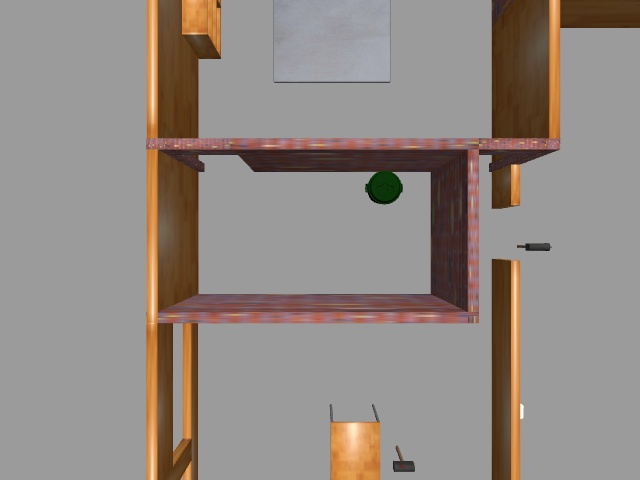
#> input picture _overhead_camera_overhead_camera4_image_raw.jpg, 640 x 480 px, found by its file name
$ python DepthMapandOccGrid.py   (older library calls are emulated)
#> lines starting #> are read from the running program, lines starting #| are printed output that depends on the picture; after the words box and inside, x2 and y2 are one past the last pixel; in counts of white or black regions, pixels touching at a corner belong together
import cv2
import numpy as np
import matplotlib.pyplot as plt

def calculate_focal_length(sensor_width, fov_degrees):
    fov_radians = np.deg2rad(fov_degrees)
    focal_length = sensor_width / (2 * np.tan(fov_radians / 2))
    return focal_length

def stereo_rectification(left_image_path, right_image_path,
                         left_camera_matrix, right_camera_matrix,
                         left_dist_coeffs, right_dist_coeffs,
                         R, T):
    # Load the stereo images
    left_img = cv2.imread(left_image_path, cv2.IMREAD_GRAYSCALE)
    right_img = cv2.imread(right_image_path, cv2.IMREAD_GRAYSCALE)

    # Get the size of the images
    image_size = left_img.shape[:2][::-1]  # width and height

    # Stereo rectification
    rectify_scale = 1  # 0 for cropped, 1 for full
    R1, R2, P1, P2, Q, _, _ = cv2.stereoRectify(
        left_camera_matrix, left_dist_coeffs,
        right_camera_matrix, right_dist_coeffs,
        image_size, R, T, alpha=rectify_scale
    )

    # Compute the rectification maps
    left_map1, left_map2 = cv2.initUndistortRectifyMap(
        left_camera_matrix, left_dist_coeffs, R1, P1, image_size, cv2.CV_16SC2
    )
    right_map1, right_map2 = cv2.initUndistortRectifyMap(
        right_camera_matrix, right_dist_coeffs, R2, P2, image_size, cv2.CV_16SC2
    )

    # Apply the rectification maps
    left_rectified = cv2.remap(left_img, left_map1, left_map2, cv2.INTER_LINEAR)
    right_rectified = cv2.remap(right_img, right_map1, right_map2, cv2.INTER_LINEAR)

    return left_rectified, right_rectified, Q

def compute_depth_map(left_rectified, right_rectified, Q, far_disparity_value=0):
    # Improve stereo matching with StereoSGBM
    window_size = 5
    min_disp = 0
    num_disp = 16 * 10  # Must be divisible by 16

    stereo = cv2.StereoSGBM_create(
        minDisparity=min_disp,
        numDisparities=num_disp,
        blockSize=5,
        P1=8 * 3 * window_size ** 2,
        P2=32 * 3 * window_size ** 2,
        disp12MaxDiff=1,
        uniquenessRatio=5,
        speckleWindowSize=200,
        speckleRange=2,
        preFilterCap=63,
        mode=cv2.STEREO_SGBM_MODE_SGBM_3WAY
    )

    # Compute disparity map
    disparity_map = stereo.compute(left_rectified, right_rectified).astype(np.float32) / 16.0

    # Apply a median blur to the disparity map
    disparity_map = cv2.medianBlur(disparity_map, 5)

    # Identify gray floor areas and set their disparity to far_disparity_value
    gray_mask = cv2.inRange(left_rectified, 154, 156)  # Adjust range based on floor color
    disparity_map[gray_mask == 255] = far_disparity_value

    # Convert disparity map to depth map using Q matrix
    points_3D = cv2.reprojectImageTo3D(disparity_map, Q)
    depth_map = points_3D[:, :, 2]

    # Normalize the depth map for visualization
    depth_map_visual = cv2.normalize(depth_map, None, 0, 255, cv2.NORM_MINMAX)
    depth_map_visual = np.uint8(depth_map_visual)

    return disparity_map, depth_map, depth_map_visual

# Example usage:
image_paths = {
    'C1': '/home/siddhant/Camera Images/_overhead_camera_overhead_camera1_image_raw.jpg',
    'C2': '/home/siddhant/Camera Images/_overhead_camera_overhead_camera2_image_raw.jpg',
    'C3': '/home/siddhant/Camera Images/_overhead_camera_overhead_camera4_image_raw.jpg',
    'C4': '/home/siddhant/Camera Images/_overhead_camera_overhead_camera3_image_raw.jpg'
}

# Example intrinsic parameters (camera matrices and distortion coefficients)
sensor_width = 640
sensor_height = 480
fov_degrees = 60

focal_length = calculate_focal_length(sensor_width, fov_degrees)
print(f"Focal Length: {focal_length} pixels")

# Set up Camera Projection Matrices
c_x, c_y = sensor_width / 2, sensor_height / 2
camera_matrix = np.array([[focal_length, 0, c_x], [0, focal_length, c_y], [0, 0, 1]], dtype=np.float64)
dist_coeffs = np.zeros((5, 1), dtype=np.float64)  # Assuming no distortion

# Example extrinsic parameters (rotation and translation between the cameras)
camera_positions = {
    'C1': np.array([-5, -2, 8], dtype=np.float64),
    'C2': np.array([-5, 3, 8], dtype=np.float64),
    'C3': np.array([1, -2, 8], dtype=np.float64),
    'C4': np.array([1, 3, 8], dtype=np.float64)
}

camera_rotations = {
    'C1': np.array([[1, 0, 0], [0, -1, 0], [0, 0, -1]], dtype=np.float64),
    'C2': np.array([[1, 0, 0], [0, -1, 0], [0, 0, -1]], dtype=np.float64),
    'C3': np.array([[1, 0, 0], [0, -1, 0], [0, 0, -1]], dtype=np.float64),
    'C4': np.array([[1, 0, 0], [0, -1, 0], [0, 0, -1]], dtype=np.float64)
}

# Define camera pairs
camera_pairs = [('C3', 'C2'), ('C3', 'C4'), ('C1', 'C3'), ('C2', 'C4')]

# Rectify and compute depth maps for each pair
depth_maps = []

# For each camera pair
for cam1, cam2 in camera_pairs:
    R1, R2 = camera_rotations[cam1], camera_rotations[cam2]
    t1, t2 = camera_positions[cam1], camera_positions[cam2]

    R_rel = R1 @ R2.T  # Note the order is swapped for correct relative rotation
    if cam1 == 'C3' and cam2 == 'C2':
        T_rel = np.array([0, 5, 0], dtype=np.float64)  # Manually set translation for C3-C2
    else:
        T_rel = np.abs(t2 - t1)  # Convert negative translation to positive

    left_rectified, right_rectified, Q = stereo_rectification(
        image_paths[cam1], image_paths[cam2],
        camera_matrix, camera_matrix,
        dist_coeffs, dist_coeffs,
        R_rel, T_rel
    )
#> in stereo_rectification, `left_img = cv2.imread(left_image_path, cv2.IMREAD_GRAYSCALE)`:
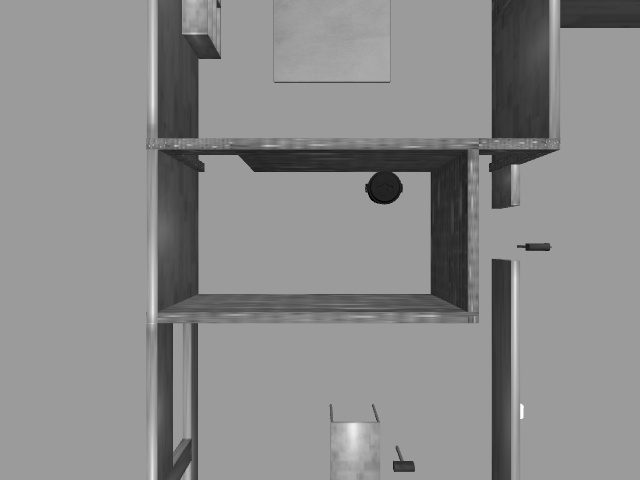
#> left_img: shape (480, 640); min 0, max 255, mean 139.6
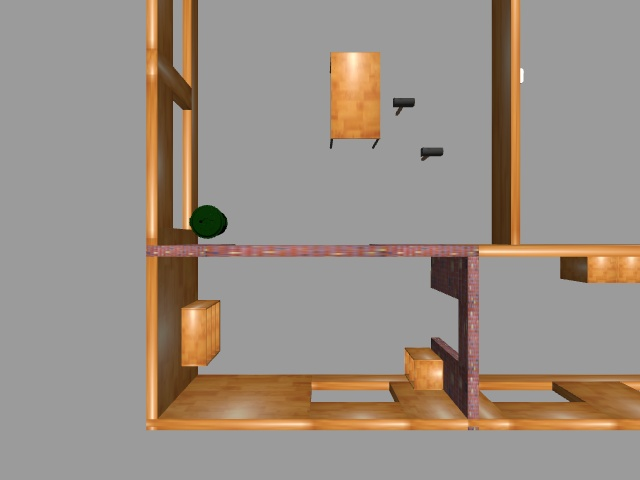
#> input picture _overhead_camera_overhead_camera2_image_raw.jpg, 640 x 480 px, found by its file name
#> in stereo_rectification, `right_img = cv2.imread(right_image_path, cv2.IMREAD_GRAYSCALE)`:
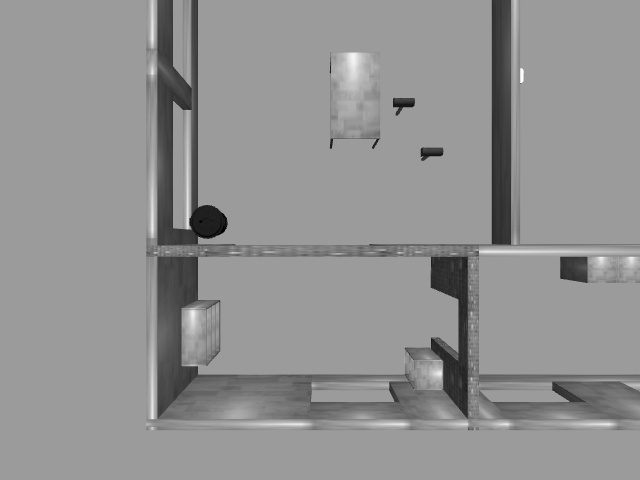
#> right_img: shape (480, 640); min 0, max 255, mean 146
#> Q = [[1, 0, 0, -320], [0, 1, 0, -240], [0, 0, 0, 554.3], [0, 0, -0.2, 0]]

    disparity_map, depth_map, depth_map_visual = compute_depth_map(left_rectified, right_rectified, Q)
#> in compute_depth_map, `gray_mask = cv2.inRange(left_rectified, 154, 156)`:
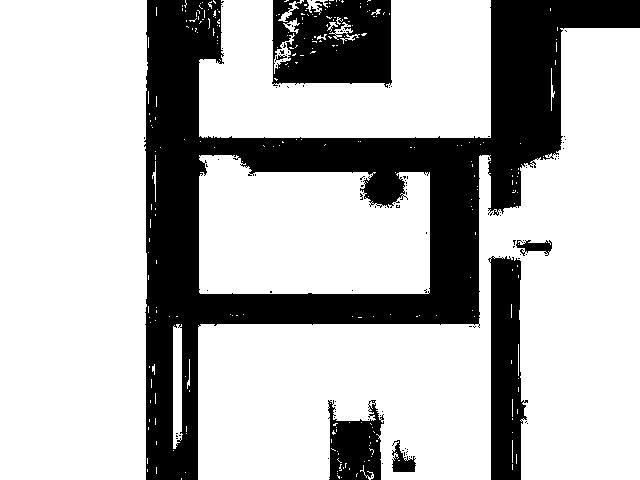
#> gray_mask: shape (480, 640); 72.8% white; 103 black regions (96 under 20 px), largest, box (x1, y1, x2, y2) and area: (144, 0, 640, 480) 64384, (272, 0, 392, 88) 8649, (488, 256, 528, 480) 6500
#> in compute_depth_map, `disparity_map[gray_mask == 255] = far_disparity_value`:
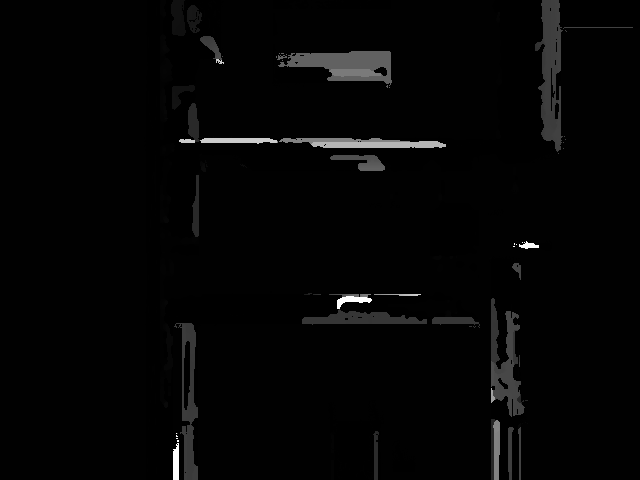
#> disparity_map: shape (480, 640) float32; min -1, max 159, mean 2.5; drawn with min black and max white
#> in compute_depth_map, `points_3D = cv2.reprojectImageTo3D(disparity_map, Q)`: points_3D: shape (480, 640, 3) float32; 77.86% of the values are NaN or infinite; the others: min -4926.7, max 2771.3, mean 624
#> in compute_depth_map, `depth_map = points_3D[:, :, 2]`:
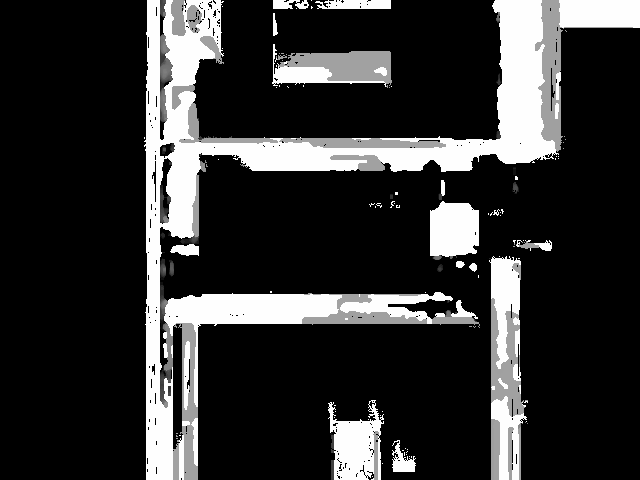
#> depth_map: shape (480, 640) float32; 77.86% of the values are NaN or infinite; the others: min -4926.7, max 2771.3, mean 1898.9; drawn with min black, max white, NaN and infinite black
#> in compute_depth_map, `depth_map_visual = cv2.normalize(depth_map, None, 0, 255, cv2.NORM_MIN..`: depth_map_visual: shape (480, 640) float32; 77.86% of the values are NaN or infinite; the others: min 0, max 0, mean 0
#> in compute_depth_map, `depth_map_visual = np.uint8(depth_map_visual)`: depth_map_visual: shape (480, 640); every value is 0
    depth_maps.append(depth_map)
#> pass 2 of the loop `for cam1, cam2 in camera_pairs:`:
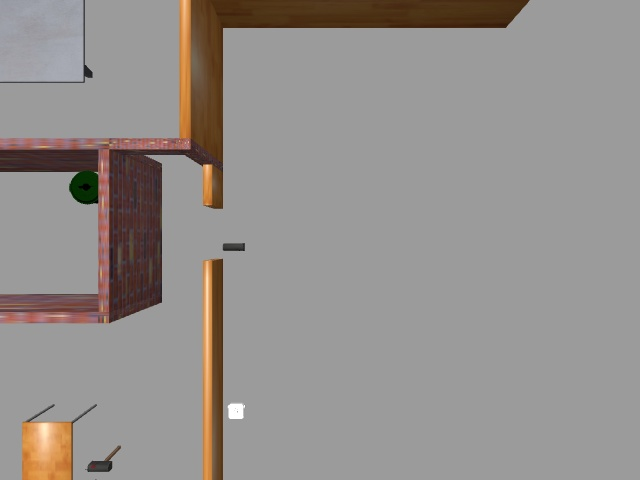
#> input picture _overhead_camera_overhead_camera3_image_raw.jpg, 640 x 480 px, found by its file name
#> in compute_depth_map (call 2), `disparity_map[gray_mask == 255] = far_disparity_value`:
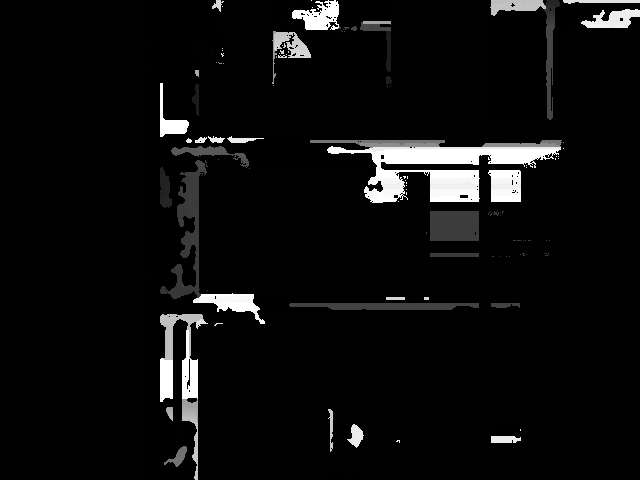
#> disparity_map: shape (480, 640) float32; min -1, max 159, mean 8.1; drawn with min black and max white
#> points_3D: shape (480, 640, 3) float32; 78.29% of the values are NaN or infinite; the others: min -4926.7, max 2771.3, mean 494.4
#> in compute_depth_map (call 2), `depth_map = points_3D[:, :, 2]`:
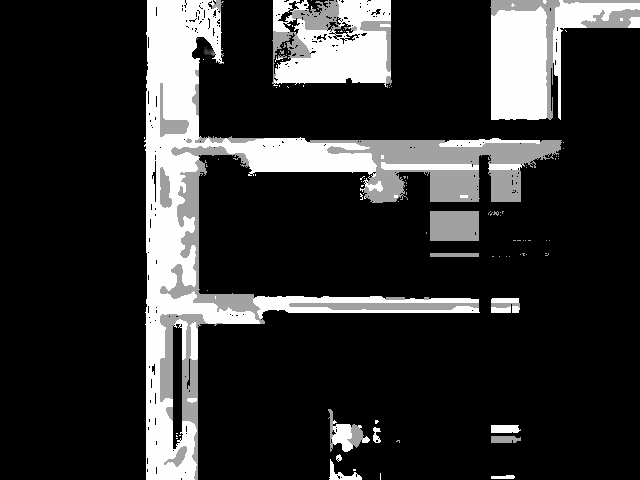
#> depth_map: shape (480, 640) float32; 78.29% of the values are NaN or infinite; the others: min -4926.7, max 2771.3, mean 1787.6; drawn with min black, max white, NaN and infinite black
#> pass 3 of the loop `for cam1, cam2 in camera_pairs:`:
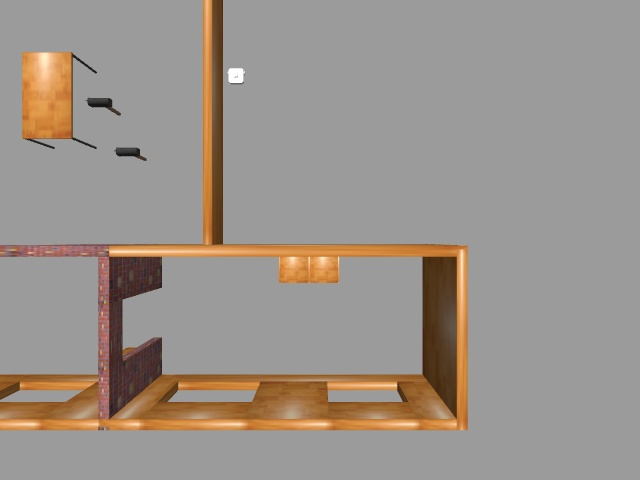
#> input picture _overhead_camera_overhead_camera1_image_raw.jpg, 640 x 480 px, found by its file name
#> `left_rectified, right_rectified, Q = stereo_rectification( image_paths..`: Q = [[1, 0, 0, -320], [0, 1, 0, -240], [0, 0, 0, 554.3], [0, 0, -0.167, 0]]
#> in compute_depth_map (call 3), `gray_mask = cv2.inRange(left_rectified, 154, 156)`:
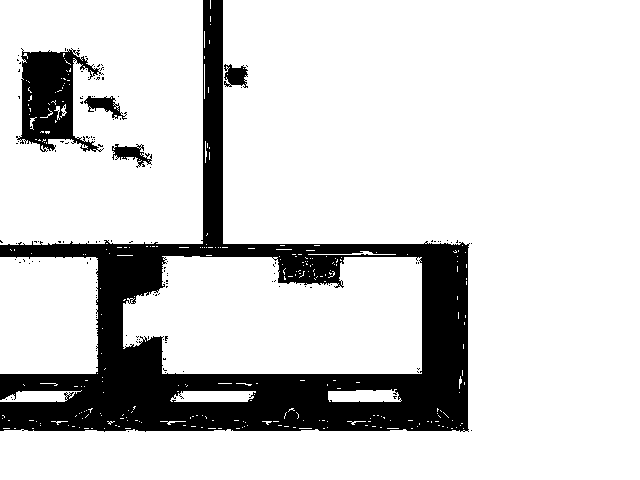
#> gray_mask: shape (480, 640); 82.7% white; 132 black regions (127 under 20 px), largest, box (x1, y1, x2, y2) and area: (0, 0, 470, 432) 46990, (16, 48, 104, 152) 4759, (112, 144, 152, 168) 430, (84, 96, 127, 120) 426, (224, 64, 248, 88) 384
#> points_3D: shape (480, 640, 3) float32; 82.74% of the values are NaN or infinite; the others: min -5912.1, max 3325.5, mean 660.1
#> in compute_depth_map (call 3), `depth_map = points_3D[:, :, 2]`:
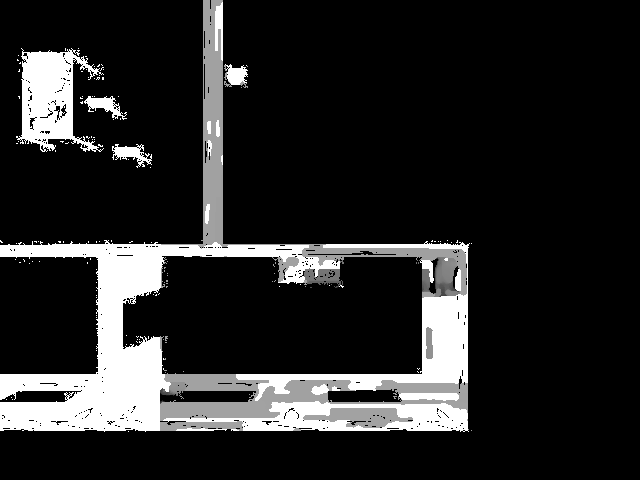
#> depth_map: shape (480, 640) float32; 82.74% of the values are NaN or infinite; the others: min -5912.1, max 3325.5, mean 2232.2; drawn with min black, max white, NaN and infinite black
#> the loop made 4 passes; the first 3 are shown

# Display the results
plt.figure(figsize=(20, 10))

# Display individual depth maps
for i, (cam1, cam2) in enumerate(camera_pairs):
    plt.subplot(len(camera_pairs), 3, i * 3 + 1)
    plt.imshow(cv2.imread(image_paths[cam1], cv2.IMREAD_GRAYSCALE), cmap='gray')
    plt.title(f'{cam1} Rectified Image')
    plt.axis('off')

    plt.subplot(len(camera_pairs), 3, i * 3 + 2)
    plt.imshow(cv2.imread(image_paths[cam2], cv2.IMREAD_GRAYSCALE), cmap='gray')
    plt.title(f'{cam2} Rectified Image')
    plt.axis('off')

    plt.subplot(len(camera_pairs), 3, i * 3 + 3)
    plt.imshow(depth_maps[i], cmap='gray')
    plt.colorbar()
    plt.title(f'Depth Map {cam1}-{cam2}')
    plt.axis('off')
#> pass 2 of the loop `for i, (cam1, cam2) in enumerate(camera_pairs):`:
#> pass 3 of the loop `for i, (cam1, cam2) in enumerate(camera_pairs):`:
#> the loop made 4 passes; the first 3 are shown

plt.show()
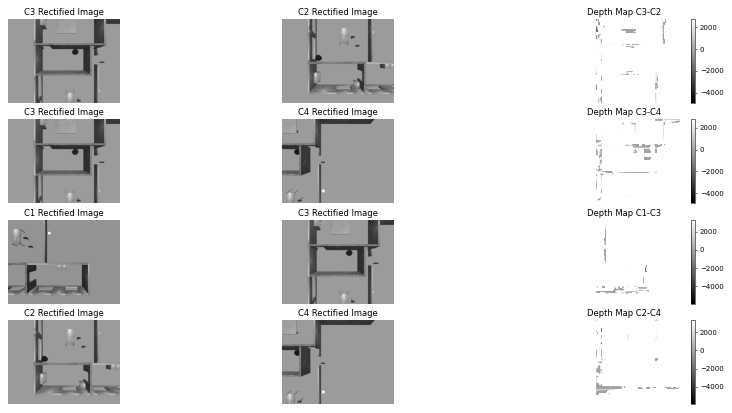
#> figure drawn by matplotlib, 16 panels
